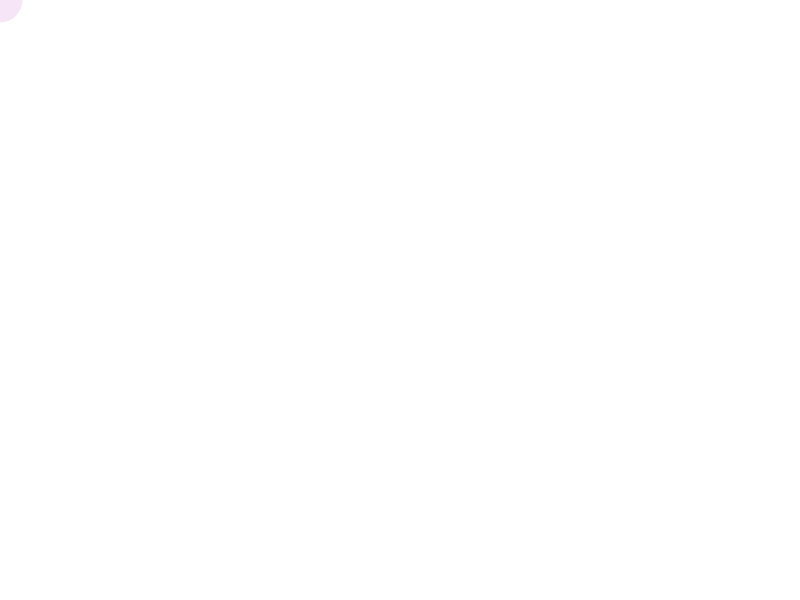
Frame 1 (no input)
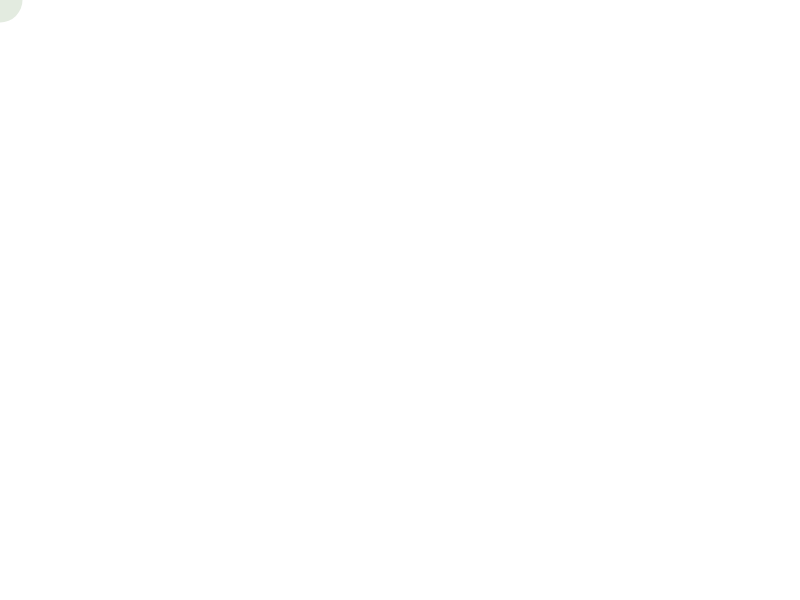
Frame 60 (no input)
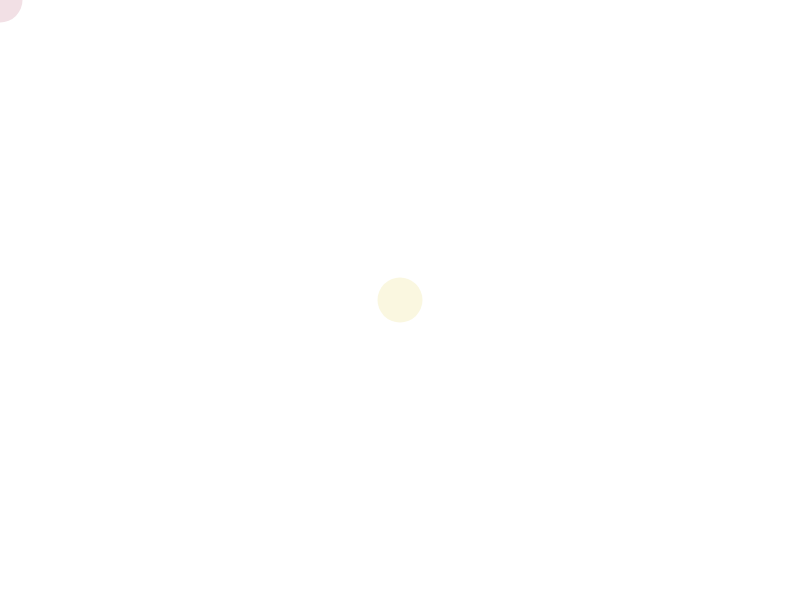
Frame 120 (the mouse pressed at the canvas centre since frame 60)

The p5.js sketch that drew these frames (run headless with seeded random() and noise() and a simulated clock; from frame 60 on, the mouse is pressed at the canvas centre):

// p5.js sketch
// ── sketch.js
let trail = []; // array to store trail positions
let trailSize = 45; // Size of the trail ellipses

function setup() {
  createCanvas(800, 600);
  background(255);
}

function draw() {
  background(255); // clear background each frame
  
  // Draw the trail
  for (let i = 0; i < trail.length; i++) {
    let pos = trail[i];
    let pastelColor = generatePastelColor(); 
    fill(pastelColor[0], pastelColor[1], pastelColor[2], 150);
    noStroke();
    ellipse(pos.x, pos.y, trailSize, trailSize);
  }
}

function mouseMoved() {
  // Add current mouse position to the trail
  let pos = createVector(mouseX, mouseY);
  trail.push(pos);
}

function keyPressed() {
  // Increase trail size on '+' key press
  if (key === '+' || key === '=') {
    trailSize += 2;
  }
  
  // Decrease trail size on '-' key press
  if (key === '-' || key === '_') {
    trailSize = max(2, trailSize - 2);
  }
}

function generatePastelColor() {
  let r = random(200, 255);
  let g = random(200, 255);
  let b = random(200, 255);
  return [r, g, b];
}
